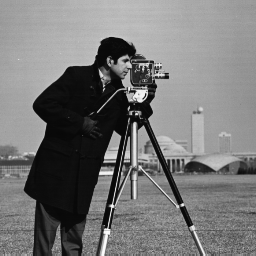
#> input picture Lab_6/Lab6_Test Images/cameraman.bmp, 256 x 256 px, found by its file name
$ python lab6_ex3.py
#> lines starting #> are read from the running program, lines starting #| are printed output that depends on the picture
# -*- coding: utf-8 -*-
"""
Created on Mon Oct  3 14:08:04 2020

@author: User
"""

import numpy as np
import cv2
from matplotlib import pyplot as pt

c_img = cv2.imread("cameraman.bmp", 0)
#> c_img is the input picture: shape (256, 256); min 7, max 253, mean 118.7

fourier_coeff = np.fft.fft2(c_img)
fourier_coeff_center = np.fft.fftshift(fourier_coeff)

spectrum = np.abs(fourier_coeff_center)
spectrum_log = np.log(1+spectrum)
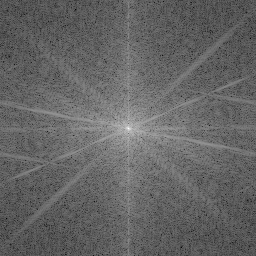
#> spectrum_log: shape (256, 256) float64; min 2.56, max 15.87, mean 7.84; drawn with min black and max white

phase = np.angle(fourier_coeff_center)
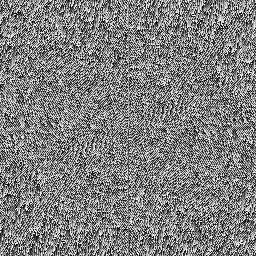
#> phase: shape (256, 256) float64; min -3.14, max 3.14, mean 9.59e-05; drawn with min black and max white
phase = np.abs(phase)
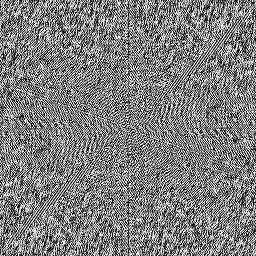
#> phase: shape (256, 256) float64; min 0, max 3.14, mean 1.57; drawn with min black and max white

pt.figure()
pt.subplot(2, 2, 1)
pt.imshow(c_img, cmap="gray")
pt.title("Original Image")

pt.subplot(2, 2, 2)
pt.imshow(spectrum, cmap="gray")
pt.title("Spectrum before Log Enhancement")

pt.subplot(2, 2, 3)
pt.imshow(spectrum_log, cmap="gray")
pt.title("Spectrum After Log Enhancement")

fourier_coeff_origin = np.fft.ifftshift(fourier_coeff_center)
fourier_coeff_inv = np.fft.ifft2(fourier_coeff_origin)
recreated_img = np.abs(fourier_coeff_inv)

pt.subplot(2, 2, 4)
pt.imshow(phase, cmap="gray")
pt.title("Phase")

pt.show()
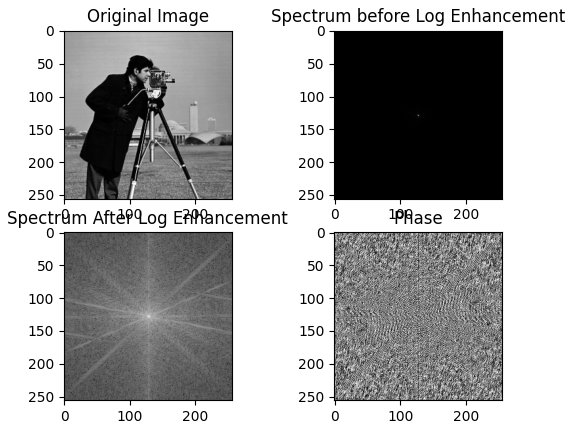
#> figure drawn by matplotlib, 4 panels
